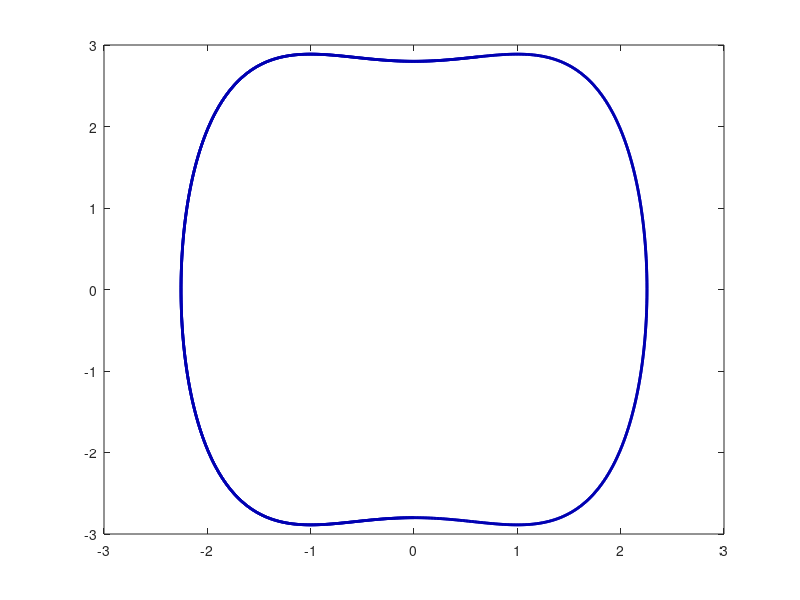

Source code (MATLAB): (Note: this script raises an error after producing the figure.)
clear all, close all, clc
addpath('./utils');
path2figs = './../Figures/DUFFING/'; mkdir(path2figs)
ModelName = 'DiscoverDuffing_KRONICvsEDMDc';

% Parameters
dt = 0.01;
tspan = dt:dt:10;
x0 = [0; -2.8];

% Function definitions
f = @(t,x)([x(2); x(1) - x(1)^3]);
H = @(x)( (1/2)*x(2).^2-(1/2)*x(1).^2 + (1/4)*x(1).^4 );
ode_options = odeset('RelTol',1e-10, 'AbsTol',1e-11);
nvar = 2;

%% Collect trajectory data
% Unforced
[t,y] = ode45(f,tspan,x0,ode_options);

% Forced
B = [0; 1];
forcing = @(x,t) [(2*(sin(2*pi*.1*t).*sin(2*pi*1*t)))];
f = @(t,x) [x(2); x(1) - x(1)^3]  + B*forcing(x,t); 
[tF,yF] = ode45(f,tspan,x0,ode_options);

uF = forcing(yF,tspan)';
U = uF';

figure; hold on, box on
plot3(y(:,1),y(:,2),zeros(size(y(:,2))),'-','Color',[0,0,0.7],'LineWidth',2)
color_line3(yF(:,1),yF(:,2),zeros(size(yF(:,2))),uF,'LineWidth',2);%,'--','Color','r','LineWidth',2)
xlabel('x1'), ylabel('x2')

figure,plot(uF)

%% EDMDc
% Parameters
pEDMDc.usesine = 0;
pEDMDc.polyorder = 4;
Y = poolData(yF,2,pEDMDc.polyorder,pEDMDc.usesine)';
Nstates = size(Y,1)-2;

G = [Y(:,1:end-1);U(:,1:end-1)];
[Ug,Sg,Vg] = svd(G,'econ');
AB = Y(:,2:end)*Vg*Sg^(-1)*Ug';
Am = AB(1:Nstates,1:Nstates);
Bm = AB(1:Nstates,end);
Cm = eye(Nstates,Nstates);
Dm = zeros(Nstates,1);
sysmodel_EDMDc = ss(Am,Bm,Cm,Dm,dt);
xnew = GenLinData(Am,Bm,Y(:,1),uF,tspan);


[A2, B2, nstates, augx, Xdmdc, cXdmdc] = eDMDCpoly(yF', uF', dt, 1e-19);
xnew2 = GenLinData(A2,B2,augx(:,1),uF,tspan);
% yout = poolDataLIST(yin,ahat,nVars,polyorder,usesine)
yEDMDc = lsim(sysmodel_EDMDc,uF,tspan,poolData(x0',2,pEDMDc.polyorder,pEDMDc.usesine)');
yEDMDc = yEDMDc(:,1:2);

figure; hold on, box on
plot3(y(:,1),y(:,2),zeros(size(y(:,2))),'-','Color',[0,0,0.7],'LineWidth',2)
color_line3(yF(:,1),yF(:,2),zeros(size(yF(:,2))),uF,'LineWidth',2);%,'--','Color','r','LineWidth',2)
plot3(yEDMDc(:,1),yEDMDc(:,2),zeros(size(yEDMDc(:,2))),'--','Color','r','LineWidth',2)
xlabel('x1'), ylabel('x2')
legend('Unforced','Forced','EDMDc')
%% KRONIC
% Parameters
pKRONIC.usesine = 0;
pKRONIC.polyorder = 4;

% Compute derivatives using fourth order central difference
dy = zeros(length(y)-5,nvar);
for i=3:length(y)-3
    for k=1:nvar
        dy(i-2,k) = (1/(12*dt))*(-y(i+2,k)+8*y(i+1,k)-8*y(i-1,k)+y(i-2,k));
    end
end
x = y(3:end-3,1:nvar);

dx = dy;
tx = t(3:end-3);

% Construct libraries
Theta = buildTheta(x,nvar,pKRONIC.polyorder,pKRONIC.usesine);
Gamma = buildGamma(x,dx,nvar,pKRONIC.polyorder,pKRONIC.usesine);

% Compute SVD
[U,S,V] = svd(0*Theta - Gamma,'econ');
KRONIC.phi = V(:,end);

% Remove values below small threshold
KRONIC.phi(abs(KRONIC.phi)<1e-6) = 0;

% Print coefficients
poolDataLIST({'x','y'},KRONIC.phi,nvar,pKRONIC.polyorder,pKRONIC.usesine);

%% Control parameters & functions 
x_REF = [0; 0];
H_REF = H(x_REF);

f = @(t,x,u,p)([x(2); x(1)-x(1)^3] + B*u);
Hc = @(x)((1/2)*x(2).^2-(x(1).^2)/2 + (1/4)*x(1).^4 - H_REF);
gradH = @(x)([-x(1) + x(1)^3; x(2)]);

% Parameters MPC
options = optimoptions('fmincon','Algorithm','sqp','Display','none', ...
    'MaxIterations',100);
Duration = 10;                  % Run for 'Duration' time units
N  = 5;                         % Prediction horizon (number of iterations)
Nu  = N;                        % Control horizon (number of iterations)
Q = 5*eye(2);                   % x weights
Ru = 1;                         % u weights
R = 0;                          % du weights
QH = 5;                         % phi(=H)  weights

%% EDMDc 
% MPC
p_EDMDc.sys = sysmodel_EDMDc;
p_EDMDc.nvar = 2;
p_EDMDc.polyorder = pEDMDc.polyorder;
p_EDMDc.usesine = pEDMDc.usesine; 
p_EDMDc.Hfun = H;
tic
[xHistory_EDMDc_MPC, uHistory_EDMDc_MPC, tHistory_EDMDc_MPC, rHistory_EDMDc_MPC] = runMPC(f,Duration,dt,N,Nu,x0,@ObjectiveFCN_EDMDc,[],QH,R,Ru,options,x_REF,p_EDMDc);
toc

% EDMDc // LQR fails
% Qlarge = zeros(Nstates,Nstates); Qlarge(1:nvar,1:nvar) = Q;
% K = lqr(sysmodel_EDMDc.A,sysmodel_EDMDc.B,Qlarge,Ru);
% [~,yEDMDc] = ode45(@(t,x)f(t,x,-K*poolData(x',2,polyorder,usesine)'),tspan,x0);

%% KRONIC (analytic)

% MPC
Hsys = @(t,x,u,p) [gradH(x)'*B*u];
% p_KRONIC.sys = Hsys;
p_analyticKRONIC.A = 0;
p_analyticKRONIC.B = @(x) [gradH(x)'*B];
p_analyticKRONIC.H = H;
p_analyticKRONIC.Ts = dt;
tic
[xHistory_analyticKRONIC_MPC, uHistory_analyticKRONIC_MPC, tHistory_analyticKRONIC_MPC, rHistory_analyticKRONIC_MPC] = runMPC(f,Duration,dt,N,Nu,x0,@ObjectiveFCN_KRONIC,[],QH,R,Ru,options,x_REF,p_analyticKRONIC);
toc

% LQR
tic
gain = @(x)(lqr(0,(gradH(x)'*B),QH,Ru));
[tHistory_analyticKRONIC_LQR,xHistory_analyticKRONIC_LQR] = ode45(@(t,x)f(t,x,-gain(x)*Hc(x)),tspan,x0);
xHistory_analyticKRONIC_LQR = xHistory_analyticKRONIC_LQR';
uHistory_analyticKRONIC_LQR = zeros(size(tHistory_analyticKRONIC_LQR));
for i = 1:length(xHistory_analyticKRONIC_LQR)
    uHistory_analyticKRONIC_LQR(i) = -gain(xHistory_analyticKRONIC_LQR(:,i))*Hc(xHistory_analyticKRONIC_LQR(:,i));
end
toc

%% KRONIC (data)

% MPC
pKRONIC.phi = KRONIC.phi;
pKRONIC.A = 0;
pKRONIC.B = @(x) [(buildThetaGradient(x',1,nvar,pKRONIC.polyorder,pKRONIC.usesine)*pKRONIC.phi);(buildThetaGradient(x',2,nvar,pKRONIC.polyorder,pKRONIC.usesine)*pKRONIC.phi)]'*B;
pKRONIC.H = @(x) buildTheta(x',nvar,pKRONIC.polyorder,pKRONIC.usesine)*pKRONIC.phi;
pKRONIC.Ts = dt;
tic
[xHistory_KRONIC_MPC, uHistory_KRONIC_MPC, tHistory_KRONIC_MPC, rHistory_KRONIC_MPC] = runMPC(f,Duration,dt,N,Nu,x0,@ObjectiveFCN_KRONIC,[],QH,R,Ru,options,x_REF,pKRONIC);
toc


% LQR
tic
pKRONIC.Hc = @(x) [buildTheta(x',nvar,pKRONIC.polyorder,pKRONIC.usesine)*KRONIC.phi - pKRONIC.H(x_REF)];   
gain = @(x)(lqr(0,pKRONIC.B(x),QH,Ru));
[tHistory_KRONIC_LQR,xHistory_KRONIC_LQR] = ode45(@(t,x)f(t,x,-gain(x)*pKRONIC.Hc(x)),tspan,x0);
xHistory_KRONIC_LQR = xHistory_KRONIC_LQR';
uHistory_KRONIC_LQR = zeros(size(tHistory_KRONIC_LQR));
for i = 1:length(xHistory_KRONIC_LQR)
    uHistory_KRONIC_LQR(i) = -gain(xHistory_KRONIC_LQR(:,i))*pKRONIC.Hc(xHistory_KRONIC_LQR(:,i));
end
toc


%%
figure; hold on, box on
plot3(y(:,1),y(:,2),zeros(size(y(:,2))),'-','Color',[0,0,0.7],'LineWidth',2)
% color_line3(yF(:,1),yF(:,2),zeros(size(yF(:,2))),uF,'LineWidth',2);%,'--','Color','r','LineWidth',2)
% plot3(yEDMDc(:,1),yEDMDc(:,2),zeros(size(yEDMDc(:,2))),'--','Color','r','LineWidth',2)
% color_line3(xHistory(1,:),xHistory(2,:),zeros(size(xHistory(1,:))),uHistory','LineWidth',2);%,'--','Color','r','LineWidth',2)
plot3(xHistory_EDMDc_MPC(1,:),xHistory_EDMDc_MPC(2,:),zeros(size(xHistory_EDMDc_MPC(1,:))),'--','Color','g','LineWidth',2)
plot3(xHistory_analyticKRONIC_MPC(1,:),xHistory_analyticKRONIC_MPC(2,:),zeros(size(xHistory_analyticKRONIC_MPC(1,:))),'-','Color','b','LineWidth',2)
plot3(xHistory_KRONIC_MPC(1,:),xHistory_KRONIC_MPC(2,:),zeros(size(xHistory_KRONIC_MPC(1,:))),'--','Color','cyan','LineWidth',2)

plot3(xHistory_analyticKRONIC_LQR(1,:),xHistory_analyticKRONIC_LQR(2,:),zeros(size(xHistory_analyticKRONIC_LQR(1,:))),'-','Color','r','LineWidth',2)
plot3(xHistory_KRONIC_LQR(1,:),xHistory_KRONIC_LQR(2,:),zeros(size(xHistory_KRONIC_LQR(1,:))),'--','Color','m','LineWidth',2)

% color_line3(xHistory2(1,:),xHistory2(2,:),zeros(size(xHistory2(1,:))),uHistory2','LineWidth',2);%,'--','Color','r','LineWidth',2)
x1 = -sqrt(2):0.01:sqrt(2);
plot(x1,x1.*sqrt(1-0.5.*(x1).^2),'--k')
plot(x1,-x1.*sqrt(1-0.5.*(x1).^2),'--k')
xlabel('x'),ylabel('y')
legend('Unforced','EDMD-MPC','analytic KRONIC-MPC', 'KRONIC-MPC','analytic KRONIC-SDRE', 'KRONIC-SDRE','H=0')
axis tight
set(gca,'FontSize',16)
set(gcf,'Position',[100 100 600 400])
set(gcf,'PaperPositionMode','auto')
%% Show Actuation
figure,plot(tHistory_EDMDc_MPC,uHistory_EDMDc_MPC,'-g','LineWidth',2), hold on, 
plot(tHistory_analyticKRONIC_MPC,uHistory_analyticKRONIC_MPC,'-b','LineWidth',2), 
plot(tHistory_KRONIC_MPC,uHistory_KRONIC_MPC,'--','Color','cyan','LineWidth',2),
plot(tHistory_analyticKRONIC_LQR,uHistory_analyticKRONIC_LQR,'-r','LineWidth',2),
plot(tHistory_KRONIC_LQR,uHistory_KRONIC_LQR,'--m','LineWidth',2),
xlabel('time'),ylabel('u')
legend('EDMD-MPC','analytic KRONIC-MPC', 'KRONIC-MPC','analytic KRONIC-SDRE', 'KRONIC-SDRE','H=0')
set(gca,'FontSize',16)
set(gcf,'Position',[100 100 600 400])
set(gcf,'PaperPositionMode','auto')
%% Show eigenfunction time series (=energy/Hamiltonian)
Nt = min([length(tHistory_EDMDc_MPC),length(tHistory_KRONIC_MPC),length(tHistory_KRONIC_LQR)]);
H_EDMDc_MPC = zeros(Nt,1);
H_KRONIC_MPC = zeros(Nt,1);
H_KRONIC_LQR = zeros(Nt,1);
for i = 1:Nt
    H_EDMDc_MPC(i) = pKRONIC.H(xHistory_EDMDc_MPC(:,i));
    H_KRONIC_MPC(i) = pKRONIC.H(xHistory_KRONIC_MPC(:,i));
    H_KRONIC_LQR(i) = pKRONIC.H(xHistory_KRONIC_LQR(:,i));
end


figure,plot(H_EDMDc_MPC,'-k','LineWidth',2), hold on, plot(H_KRONIC_MPC,'--r','LineWidth',2), plot(H_KRONIC_LQR,':b','LineWidth',2)
xlabel('time'),ylabel('H')
legend('EDMD-MPC','KRONIC-MPC','KRONIC-LQR')
set(gca,'FontSize',16)
set(gcf,'Position',[100 100 600 400])
set(gcf,'PaperPositionMode','auto')
%% Show cumulative cost in terms of state
LineWidth = 3;
[Jvals] = evalCostFun(xHistory_EDMDc_MPC(:,1:end-1),uHistory_EDMDc_MPC(:,1:end-1),Q,Ru,x_REF);
[Jvals2] = evalCostFun(xHistory_KRONIC_MPC(:,1:end-1),uHistory_KRONIC_MPC(:,1:end-1),Q,Ru,x_REF);
[JvalsKRONIC] = evalCostFun(xHistory_KRONIC_LQR,uHistory_KRONIC_LQR',Q,Ru,x_REF);
figure,box on
plot(tHistory_KRONIC_LQR,cumsum(Jvals),'--r','LineWidth',LineWidth), hold on, 
plot(tHistory_KRONIC_LQR,cumsum(Jvals2),':k','LineWidth',LineWidth), 
plot(tHistory_KRONIC_LQR,cumsum(JvalsKRONIC),'-b','LineWidth',LineWidth)
ylim([0 2.5e4])
ylabel('J'), xlabel('t')
set(gca,'FontSize',16)
% axis tight
set(gcf,'Position',[100 100 225 200])
set(gcf,'PaperPositionMode','auto')
print('-painters','-depsc2', '-loose', [path2figs,ModelName,'_PerformanceComparisonWithKRONIC_Jx','.eps']);

%% Show cumulative cost in terms of eigenfunction
clear ph
[Jvals_H] = evalCostFun(H_EDMDc_MPC',uHistory_EDMDc_MPC(:,1:end-1),QH,Ru,H(x_REF));
[Jvals2_H] = evalCostFun(H_KRONIC_MPC',uHistory_KRONIC_MPC(:,1:end-1),QH,Ru,H(x_REF));
[JvalsKRONIC_H] = evalCostFun(H_KRONIC_LQR',uHistory_KRONIC_LQR',QH,Ru,H(x_REF));
figure,box on
ph(1) = plot(tHistory_KRONIC_LQR,cumsum(Jvals_H),'--r','LineWidth',LineWidth); hold on, 
ph(2) = plot(tHistory_KRONIC_LQR,cumsum(Jvals2_H),':k','LineWidth',LineWidth);
ph(3) = plot(tHistory_KRONIC_LQR,cumsum(JvalsKRONIC_H),'-b','LineWidth',LineWidth);
ylim([0 2.5e4])
ylabel('J'), xlabel('t')
set(gca,'FontSize',16)
% axis tight
set(gcf,'Position',[100 100 225 200])
set(gcf,'PaperPositionMode','auto')
print('-painters','-depsc2', '-loose', [path2figs,ModelName,'_PerformanceComparisonWithKRONIC_Jphi','.eps']);

axis off
ylim([5e4 1e5])
legend(ph,{'EDMDc-MPC','KRONIC-MPC', 'KRONIC-SDRE00'})
print('-painters','-depsc2', '-loose', [path2figs,ModelName,'_PerformanceComparisonWithKRONIC_legend','.eps']);

